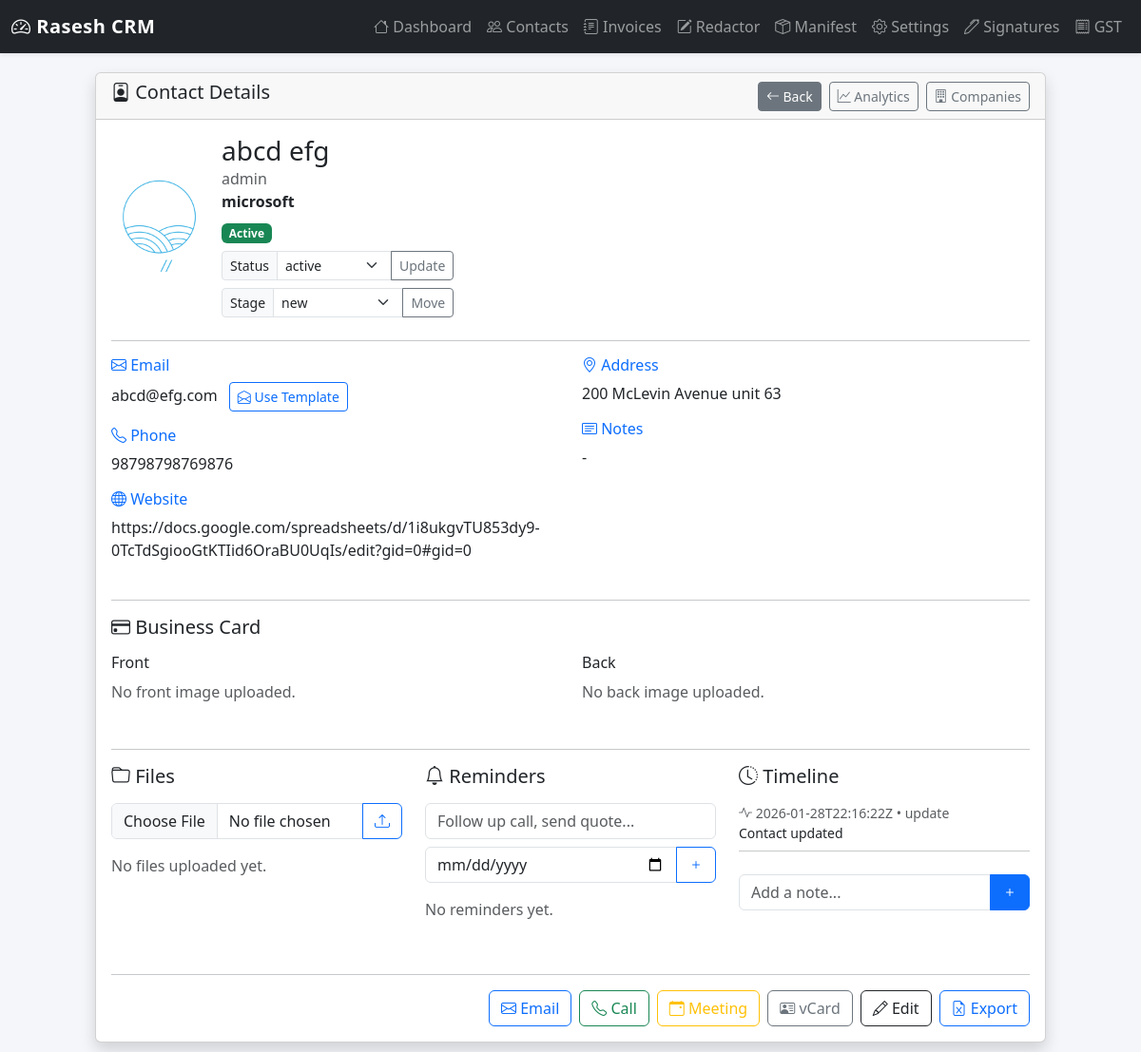
The page /contacts/view/1 on the database its author committed.
### tables this page shows
CREATE TABLE contacts (
                id INTEGER PRIMARY KEY AUTOINCREMENT,
                name TEXT,
                phone TEXT,
                email TEXT,
                address TEXT
            , first_name_contact TEXT, last_name_contact TEXT, email_contact TEXT, phone_contact TEXT, company_contact TEXT, position_contact TEXT, address_contact TEXT, notes_contact TEXT, website_contact TEXT, business_card_front_contact TEXT, business_card_back_contact TEXT, face_image_contact TEXT, company_logo_contact TEXT, status TEXT DEFAULT "active", pipeline_stage TEXT DEFAULT "new");

CREATE TABLE contact_activity_log (
            id INTEGER PRIMARY KEY AUTOINCREMENT,
            contact_id INTEGER NOT NULL,
            timestamp TEXT NOT NULL,
            type TEXT NOT NULL,
            description TEXT NOT NULL
        );

### app/contacts.py (the view)
@contacts_bp.route("/view/<int:id>")
def view_contact(id):
    with get_conn() as conn:
        c = conn.cursor()
        contact = c.execute("SELECT * FROM contacts WHERE id=?", (id,)).fetchone()
        files = c.execute("""
            SELECT id, filename, stored_path, uploaded_at
            FROM contact_files
            WHERE contact_id=?
            ORDER BY uploaded_at DESC, id DESC
        """, (id,)).fetchall()
        reminders = c.execute("""
            SELECT id, title, due_date, status
            FROM contact_reminders
            WHERE contact_id=?
            ORDER BY due_date ASC, id ASC
        """, (id,)).fetchall()
    if not contact:
        return "Contact not found", 404
    tags = get_tags_for_contact(id)
    notes = get_notes_for_contact(id)
    activity = get_activity_for_contact(id)
    return render_template(
        "contacts/view.html",
        contact=contact,
        tags=tags,
        notes=notes,
        files=files,
        reminders=reminders,
        activity=activity
    )

### app/contacts.py (called while the page is built)
def get_conn():
    db_path = current_app.config["DATABASE"]
    conn = sqlite3.connect(db_path)
    conn.row_factory = sqlite3.Row
    ensure_contact_extra_tables(conn)
    return conn

def get_tags_for_contact(contact_id):
    with get_conn() as conn:
        c = conn.cursor()
        rows = c.execute("""
            SELECT t.name
            FROM contact_tags t
            JOIN contact_tag_map m ON m.tag_id = t.id
            WHERE m.contact_id = ?
            ORDER BY t.name
        """, (contact_id,)).fetchall()
    return [r["name"] for r in rows]

def get_notes_for_contact(contact_id):
    with get_conn() as conn:
        c = conn.cursor()
        rows = c.execute("""
            SELECT id, contact_id, timestamp, note_text
            FROM contact_notes
            WHERE contact_id=?
            ORDER BY timestamp DESC, id DESC
        """, (contact_id,)).fetchall()
    return rows

def get_activity_for_contact(contact_id):
    with get_conn() as conn:
        c = conn.cursor()
        rows = c.execute("""
            SELECT id, contact_id, timestamp, type, description
            FROM contact_activity_log
            WHERE contact_id=?
            ORDER BY timestamp DESC, id DESC
        """, (contact_id,)).fetchall()
    return rows

### templates/contacts/view.html (shortened to what this page needs)
{% extends 'base.html' %}
{% block content %}
<div class="card shadow" style="max-width: 1000px; margin: auto;">
  <div class="card-header d-flex justify-content-between align-items-center">
    <h5>
      <i class="bi bi-person-badge"></i>
      Contact Details
    </h5>
    <div class="d-flex gap-2">
      <a href="{{ url_for('contacts.contacts_list') }}" class="btn btn-sm btn-secondary">
        <i class="bi bi-arrow-left"></i> Back
      </a>
      <a href="{{ url_for('contacts.analytics') }}" class="btn btn-sm btn-outline-secondary">
        <i class="bi bi-graph-up"></i> Analytics
      </a>
      <a href="{{ url_for('contacts.companies') }}" class="btn btn-sm btn-outline-secondary">
        <i class="bi bi-building"></i> Companies
      </a>
    </div>
  </div>
  <div class="card-body">
    <div class="d-flex align-items-center mb-4">
      {% if contact['face_image_contact'] %}
      <img src="/{{ contact['face_image_contact'] }}"
           class="rounded-circle me-3"
           style="width: 100px; height: 100px; object-fit: cover;">
      {% endif %}
      <div>
        <h3 class="mb-0">
          {{ contact['first_name_contact'] }} {{ contact['last_name_contact'] }}
        </h3>
        <div class="text-muted">{{ contact['position_contact'] or 'No Title' }}</div>
        <div class="fw-bold">{{ contact['company_contact'] or '' }}</div>
        <div class="mt-2">
          {% set s = contact['status'] or 'active' %}
          {% if s == 'active' %}
            <span class="badge bg-success">Active</span>
          {% elif s == 'lead' %}
            <span class="badge bg-info text-dark">Lead</span>
          {% elif s == 'customer' %}
            <span class="badge bg-primary">Customer</span>
          {% elif s == 'inactive' %}
            <span class="badge bg-secondary">Inactive</span>
          {% else %}
            <span class="badge bg-dark">{{ s }}</span>
          {% endif %}
        </div>
        <form method="POST"
              action="{{ url_for('contacts.update_status', id=contact['id']) }}"
              class="mt-2">
          <div class="input-group input-group-sm" style="max-width: 260px;">
            <label class="input-group-text">Status</label>
            <select name="status" class="form-select">
              {% for opt in ['active','lead','customer','inactive','archived'] %}
                <option value="{{ opt }}" {% if (contact['status'] or 'active') == opt %}selected{% endif %}>
                  {{ opt }}
                </option>
              {% endfor %}
            </select>
            <button class="btn btn-outline-secondary">Update</button>
          </div>
        </form>
        <form method="POST"
              action="{{ url_for('contacts.update_pipeline', id=contact['id']) }}"
              class="mt-2">
          <div class="input-group input-group-sm" style="max-width: 260px;">
            <label class="input-group-text">Stage</label>
            <select name="stage" class="form-select">
              {% set current_stage = contact['pipeline_stage'] or 'new' %}
              {% for st in ['new','contacted','qualified','proposal','won','lost'] %}
                <option value="{{ st }}" {% if current_stage == st %}selected{% endif %}>
                  {{ st }}
                </option>
              {% endfor %}
            </select>
            <button class="btn btn-outline-secondary">Move</button>
          </div>
        </form>
      </div>
    </div>
    <hr>
    <div class="row mb-4">
      <div class="col-md-6">
        <h6 class="text-primary"><i class="bi bi-envelope"></i> Email</h6>
        <p>
          {{ contact['email_contact'] or '-' }}
          {% if contact['email_contact'] %}
            <a href="{{ url_for('contacts.use_email_template', template_id=1, contact_id=contact['id']) }}"
               class="btn btn-sm btn-outline-primary ms-2">
              <i class="bi bi-envelope-open"></i> Use Template
            </a>
          {% endif %}
        </p>
        <h6 class="text-primary"><i class="bi bi-telephone"></i> Phone</h6>
        <p>{{ contact['phone_contact'] or '-' }}</p>
        <h6 class="text-primary"><i class="bi bi-globe"></i> Website</h6>
        <p>{{ contact['website_contact'] or '-' }}</p>
      </div>
      <div class="col-md-6">
        <h6 class="text-primary"><i class="bi bi-geo-alt"></i> Address</h6>
        <p>{{ contact['address_contact'] or '-' }}</p>
        <h6 class="text-primary"><i class="bi bi-card-text"></i> Notes</h6>
        <p>{{ contact['notes_contact'] or '-' }}</p>
      </div>
    </div>
    <hr>
    <h5 class="mb-3"><i class="bi bi-credit-card"></i> Business Card</h5>
    <div class="row">
      <div class="col-md-6 mb-3">
        <h6>Front</h6>
        {% if contact['business_card_front_contact'] %}
          {% if contact['business_card_front_contact'].endswith('.pdf') %}
            <a href="/{{ contact['business_card_front_contact'] }}" target="_blank" class="btn btn-outline-primary">
              <i class="bi bi-file-earmark-pdf"></i> View PDF
            </a>
          {% else %}
            <img src="/{{ contact['business_card_front_contact'] }}"
                 class="img-fluid rounded border">
          {% endif %}
        {% else %}
          <p class="text-muted">No front image uploaded.</p>
        {% endif %}
      </div>
      <div class="col-md-6 mb-3">
        <h6>Back</h6>
        {% if contact['business_card_back_contact'] %}
          {% if contact['business_card_back_contact'].endswith('.pdf') %}
            <a href="/{{ contact['business_card_back_contact'] }}" target="_blank" class="btn btn-outline-primary">
              <i class="bi bi-file-earmark-pdf"></i> View PDF
            </a>
          {% else %}
            <img src="/{{ contact['business_card_back_contact'] }}"
                 class="img-fluid rounded border">
          {% endif %}
        {% else %}
          <p class="text-muted">No back image uploaded.</p>
        {% endif %}
      </div>
    </div>
    <hr>
    <div class="row">
      <div class="col-md-4 mb-4">
        <h5 class="mb-3"><i class="bi bi-folder"></i> Files</h5>
        <form method="POST"
              action="{{ url_for('contacts.upload_file', id=contact['id']) }}"
              enctype="multipart/form-data"
              class="mb-3">
          <div class="input-group">
            <input type="file" name="file" class="form-control" required>
            <button class="btn btn-outline-primary">
              <i class="bi bi-upload"></i>
            </button>
          </div>
        </form>
        {% if files %}
          <ul class="list-group">
            {% for f in files %}
            <li class="list-group-item d-flex justify-content-between align-items-center">
              <div>
                <div class="fw-semibold" style="word-break: break-all;">{{ f['filename'] }}</div>
                <small class="text-muted">{{ f['uploaded_at'] }}</small>
              </div>
              <div class="ms-2 d-flex align-items-center">
                <a href="{{ url_for('contacts.download_file', file_id=f['id']) }}"
                   class="btn btn-sm btn-outline-secondary me-1"
                   title="Download">
                  <i class="bi bi-download"></i>
                </a>
                <form method="POST"
                      action="{{ url_for('contacts.delete_file', file_id=f['id']) }}"
                      onsubmit="return confirm('Delete this file?');">
                  <button class="btn btn-sm btn-outline-danger" title="Delete">
                    <i class="bi bi-trash"></i>
                  </button>
                </form>
              </div>
            </li>
            {% endfor %}
          </ul>
        {% else %}
          <p class="text-muted">No files uploaded yet.</p>
        {% endif %}
      </div>
      <div class="col-md-4 mb-4">
        <h5 class="mb-3"><i class="bi bi-bell"></i> Reminders</h5>
        <form method="POST"
              action="{{ url_for('contacts.add_reminder', id=contact['id']) }}"
              class="mb-3">
          <div class="mb-2">
            <input type="text"
                   name="reminder_title"
                   class="form-control"
                   placeholder="Follow up call, send quote..."
                   required>
          </div>
          <div class="input-group">
            <input type="date"
                   name="reminder_due_date"
                   class="form-control"
                   required>
            <button class="btn btn-outline-primary">
              <i class="bi bi-plus"></i>
            </button>
          </div>
        </form>
        {% if reminders %}
          <ul class="list-group">
            {% for r in reminders %}
            <li class="list-group-item d-flex justify-content-between align-items-center">
              <div>
                <div class="fw-semibold">{{ r['title'] }}</div>
                <small class="text-muted">
                  Due: {{ r['due_date'] }}
                  {% if r['status'] == 'done' %}
                    • <span class="text-success">Done</span>
                  {% else %}
                    • <span class="text-warning">Open</span>
                  {% endif %}
                </small>
              </div>
              <div class="ms-2 d-flex align-items-center">
                {% if r['status'] != 'done' %}
                <form method="POST"
                      action="{{ url_for('contacts.complete_reminder', reminder_id=r['id']) }}"
                      class="me-1">
                  <button class="btn btn-sm btn-outline-success" title="Mark as done">
                    <i class="bi bi-check2"></i>
                  </button>
                </form>
                {% endif %}
                <form method="POST"
                      action="{{ url_for('contacts.delete_reminder', reminder_id=r['id']) }}"
                      onsubmit="return confirm('Delete this reminder?');">
                  <button class="btn btn-sm btn-outline-danger" title="Delete">
                    <i class="bi bi-trash"></i>
                  </button>
                </form>
              </div>
            </li>
            {% endfor %}
          </ul>
        {% else %}
          <p class="text-muted">No reminders yet.</p>
        {% endif %}
      </div>
      <div class="col-md-4 mb-4">
        <h5 class="mb-3"><i class="bi bi-clock-history"></i> Timeline</h5>
        {% if notes or activity %}
          <div class="timeline-list" style="max-height: 360px; overflow-y: auto;">
            {% for a in activity %}
            <div class="mb-2">
              <div class="small text-muted">
                <i class="bi bi-activity"></i>
                {{ a['timestamp'] }} • {{ a['type'] }}
              </div>
              <div class="small">{{ a['description'] }}</div>
              <hr class="my-2">
            </div>
            {% endfor %}
          </div>
        {% else %}
          <p class="text-muted">No timeline entries yet.</p>
        {% endif %}
        <form method="POST"
              action="{{ url_for('contacts.add_note', id=contact['id']) }}"
              class="mt-3">
          <div class="input-group">
            <input type="text" name="note_text" class="form-control" placeholder="Add a note...">
            <button class="btn btn-primary">
              <i class="bi bi-plus"></i>
            </button>
          </div>
        </form>
      </div>
    </div>
    <hr>
    <div class="d-flex justify-content-end mt-3 flex-wrap gap-2">
      <a href="mailto:{{ contact['email_contact'] }}"
         class="btn btn-outline-primary">
        <i class="bi bi-envelope"></i> Email
      </a>
      <a href="tel:{{ contact['phone_contact'] }}"
         class="btn btn-outline-success">
        <i class="bi bi-telephone"></i> Call
      </a>
      <a href="{{ url_for('contacts.export_ics', id=contact['id']) }}"
         class="btn btn-outline-warning">
        <i class="bi bi-calendar-event"></i> Meeting
      </a>
      <a href="{{ url_for('contacts.export_vcard', id=contact['id']) }}"
         class="btn btn-outline-secondary">
        <i class="bi bi-person-vcard"></i> vCard
      </a>
      <a href="{{ url_for('contacts.contacts_edit', id=contact['id']) }}"
         class="btn btn-outline-dark">
        <i class="bi bi-pencil"></i> Edit
      </a>
      <a href="{{ url_for('contacts.export_contact', id=contact['id']) }}"
         class="btn btn-outline-primary">
        <i class="bi bi-file-earmark-excel"></i> Export
      </a>
    </div>
  </div>
</div>
{% endblock %}

### templates/base.html (style rules this page uses)
body { background-color: #f5f6fa; }

### rows shown on the page
contacts: first_name_contact "abcd", last_name_contact "efg", position_contact "admin", company_contact "microsoft", status "active", stage "new", email_contact "abcd@efg.com", phone_contact "98798798769876", website_contact "https://docs.google.com/spreadsheets/d/1i8ukgvTU853dy9-0TcTdSgiooGtKTIid6OraBU0UqIs/edit?gid=0#gid=0", address_contact "200 McLevin Avenue unit 63", notes_contact "-"
contact_activity_log: timestamp "2026-01-28T22:16:22Z", type "update", description "Contact updated"
